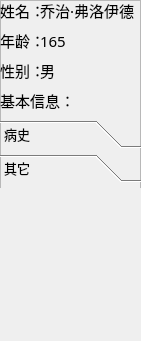
   <widget class="QFrame" name="frame">
    <property name="geometry">
     <rect>
      <x>20</x>
      <y>280</y>
      <width>141</width>
      <height>341</height>
     </rect>
    </property>
    <property name="frameShape">
     <enum>QFrame::StyledPanel</enum>
    </property>
    <property name="frameShadow">
     <enum>QFrame::Raised</enum>
    </property>
    <widget class="QLabel" name="label_4">
     <property name="geometry">
      <rect>
       <x>0</x>
       <y>0</y>
       <width>41</width>
       <height>21</height>
      </rect>
     </property>
     <property name="font">
      <font>
       <family>微软雅黑</family>
       <pointsize>11</pointsize>
      </font>
     </property>
     <property name="text">
      <string>姓名：</string>
     </property>
    </widget>
    <widget class="QLabel" name="label_5">
     <property name="geometry">
      <rect>
       <x>0</x>
       <y>30</y>
       <width>41</width>
       <height>21</height>
      </rect>
     </property>
     <property name="font">
      <font>
       <family>微软雅黑</family>
       <pointsize>11</pointsize>
      </font>
     </property>
     <property name="text">
      <string>年龄：</string>
     </property>
    </widget>
    <widget class="QLabel" name="label_6">
     <property name="geometry">
      <rect>
       <x>40</x>
       <y>0</y>
       <width>101</width>
       <height>21</height>
      </rect>
     </property>
     <property name="font">
      <font>
       <family>微软雅黑</family>
       <pointsize>11</pointsize>
      </font>
     </property>
     <property name="text">
      <string>乔治·弗洛伊德</string>
     </property>
    </widget>
    <widget class="QLabel" name="label_7">
     <property name="geometry">
      <rect>
       <x>40</x>
       <y>30</y>
       <width>101</width>
       <height>21</height>
      </rect>
     </property>
     <property name="font">
      <font>
       <family>微软雅黑</family>
       <pointsize>11</pointsize>
      </font>
     </property>
     <property name="text">
      <string>165</string>
     </property>
    </widget>
    <widget class="QLabel" name="label_8">
     <property name="geometry">
      <rect>
       <x>0</x>
       <y>60</y>
       <width>41</width>
       <height>21</height>
      </rect>
     </property>
     <property name="font">
      <font>
       <family>微软雅黑</family>
       <pointsize>11</pointsize>
      </font>
     </property>
     <property name="text">
      <string>性别：</string>
     </property>
    </widget>
    <widget class="QLabel" name="label_14">
     <property name="geometry">
      <rect>
       <x>0</x>
       <y>90</y>
       <width>81</width>
       <height>21</height>
      </rect>
     </property>
     <property name="font">
      <font>
       <family>微软雅黑</family>
       <pointsize>11</pointsize>
      </font>
     </property>
     <property name="text">
      <string>基本信息：</string>
     </property>
    </widget>
    <widget class="QLabel" name="label_15">
     <property name="geometry">
      <rect>
       <x>40</x>
       <y>60</y>
       <width>101</width>
       <height>21</height>
      </rect>
     </property>
     <property name="font">
      <font>
       <family>微软雅黑</family>
       <pointsize>11</pointsize>
      </font>
     </property>
     <property name="text">
      <string>男</string>
     </property>
    </widget>
    <widget class="QToolBox" name="toolBox">
     <property name="geometry">
      <rect>
       <x>0</x>
       <y>120</y>
       <width>141</width>
       <height>221</height>
      </rect>
     </property>
     <property name="font">
      <font>
       <family>微软雅黑</family>
       <pointsize>10</pointsize>
      </font>
     </property>
     <property name="currentIndex">
      <number>1</number>
     </property>
     <widget class="QWidget" name="page_2">
      <property name="geometry">
       <rect>
        <x>0</x>
        <y>0</y>
        <width>141</width>
        <height>155</height>
       </rect>
      </property>
      <attribute name="label">
       <string>病史</string>
      </attribute>
     </widget>
     <widget class="QWidget" name="page_3">
      <property name="geometry">
       <rect>
        <x>0</x>
        <y>0</y>
        <width>141</width>
        <height>155</height>
       </rect>
      </property>
      <attribute name="label">
       <string>其它</string>
      </attribute>
     </widget>
    </widget>
   </widget>
